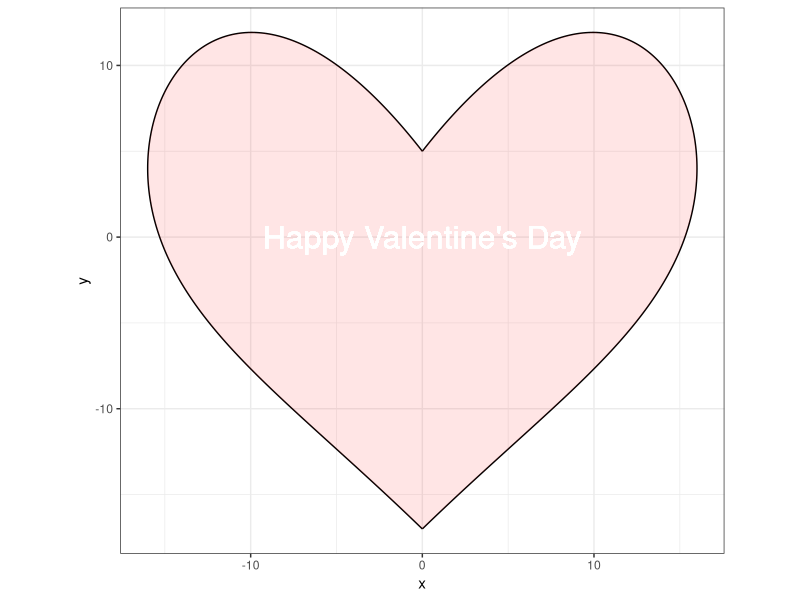

Write R code to recreate this figure.
library(tidyverse)
library(broom)
df1 <- tibble(t = seq(-pi, 0, .01),
                x1 = 16 * (sin(t)) ^ 2,
                x2 = -x1,
                y = 13 * cos(t) -
                  5 * cos(2 * t) -
                  2 * cos(3 * t) -
                  cos(4 * t)) %>%
  gather(side, x, x1, x2)

heart <- df1 %>%
  crossing(t1 = max(df1$t) + seq_len(20)) %>%
  arrange(((side == "x2") - 1) * t)

p1 <- ggplot(df1, aes(x, y, frame = round(t, 1))) +
  geom_path(aes(group = side)) +
  geom_polygon(aes(alpha = t1), data = heart, fill = "red", show.legend = FALSE) +
  geom_text(aes(x = 0, y = 0, label = "Happy Valentine's Day", alpha = t1),
            data = heart, size = 8, color = "white", show.legend = FALSE) +
  coord_equal() +
  theme_bw()
ggsave("Happy_Valentine.jpeg",p1)


